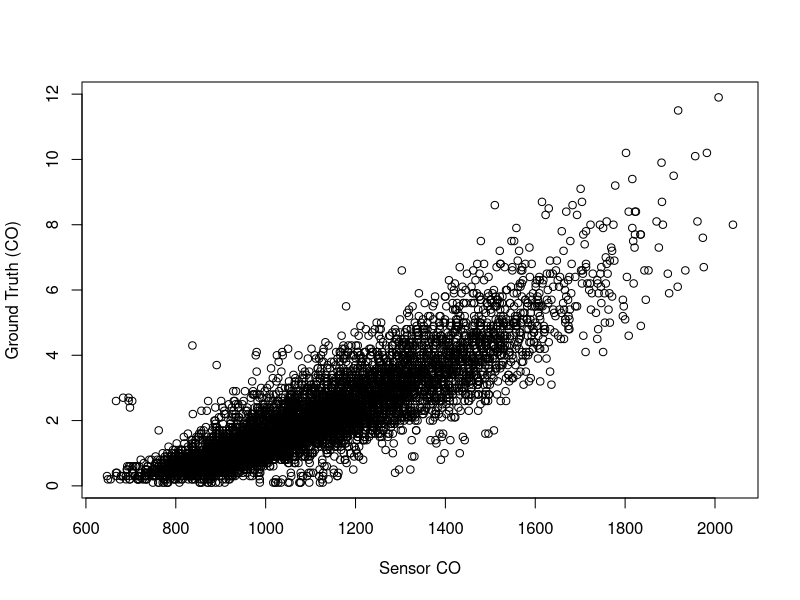
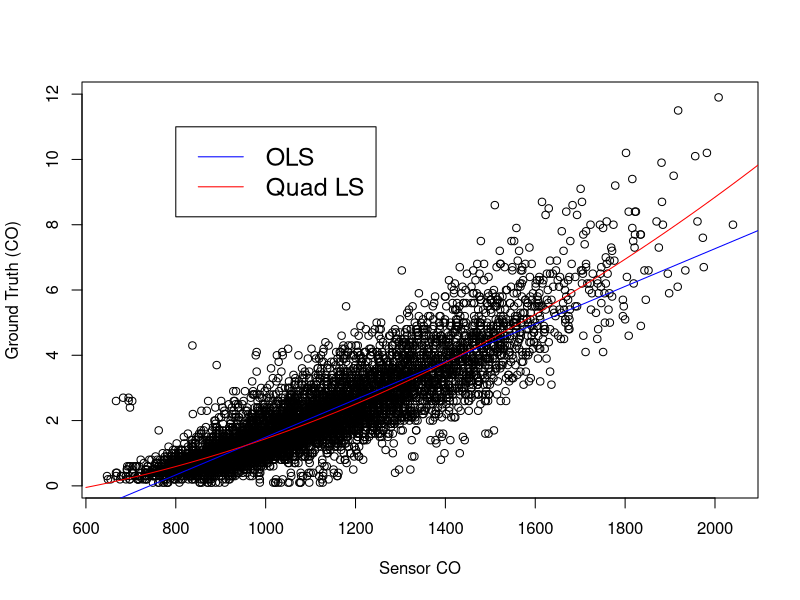

R code for these plots, in order:
## ---- chunk 1
# Read data from cvs file with ";" instead of ","
pollutiondata <- read.csv2("AirQualityData.csv",header=TRUE)

# Replace missing data i.e. -200 with NA
pollutiondata[pollutiondata==-200]<-NA
## ---- chunk 2
# Force Temperature and pollutant to be a numeric vector
Temperature = as.numeric(as.character(pollutiondata$Temperature))
RelativeHumidity = as.numeric(as.character(pollutiondata$RelativeHumidity))
SensorCO = as.numeric(as.character(pollutiondata$PT08.S1.CO.))
GroundCO = as.numeric(as.character(pollutiondata$CO.GT.))
GroundCO[GroundCO == -200]<-NA
## ---- chunk 3
# Create temporary data set with Temperature and Carbon Monoxide pollutant
tempdataset <- data.frame(SensorCO, GroundCO, Temperature, RelativeHumidity)
rm(Temperature,SensorCO,GroundCO,RelativeHumidity)

# Remove rows with NA
Dataset<-tempdataset[complete.cases(tempdataset), ]
attach(Dataset)
## ---- chunk 4
# Scatterplot
plot(SensorCO,GroundCO,ylab="Ground Truth (CO)", xlab="Sensor CO")
## ---- chunk 5
# Ordinary LS
m.ols <- lm(GroundCO~SensorCO)
summary(m.ols)
## ---- chunk 6
#95% confidence intervals of OLS
round(confint(m.ols,level=0.95),6)
## ---- chunk 7
# Quadratic LS
m.quadls <- lm(GroundCO~SensorCO + I(SensorCO^2))
summary(m.quadls)
## ---- chunk 8
# Scatter plot
plot(SensorCO,GroundCO,ylab="Ground Truth (CO)", xlab="Sensor CO")
abline(lsfit(SensorCO,GroundCO),col="blue")
SensorCONew<-seq(600,2200,len=100)
lines(SensorCONew,predict(m.quadls,newdata=data.frame(SensorCO=SensorCONew)),col="red")
legend(800, 11, legend=c("OLS", "Quad LS"), col=c("blue", "red"), lty=1, cex=1.5)

## ---- chunk 9
detach(Dataset)

# Exercise: Perform linear regression on your project data. Choose your response and covariate.
